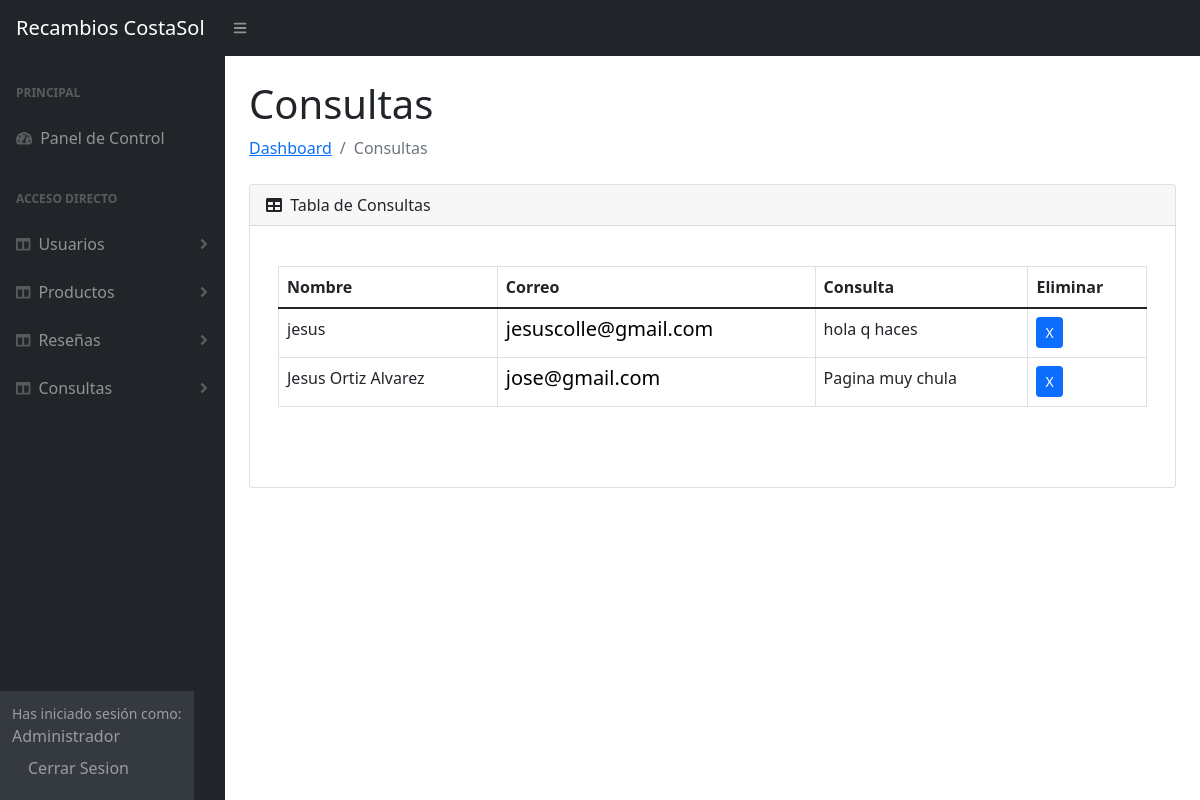
Page /admin/ConsultasAdmin.php on the committed database.
### tables this page shows
CREATE TABLE `consulta` (
  `idConsulta` int(11) NOT NULL,
  `nombre` varchar(100) NOT NULL,
  `correo` varchar(40) NOT NULL,
  `consulta` varchar(2000) NOT NULL
);

### admin/ConsultasAdmin.php (the view, shortened to what this page needs)
<!DOCTYPE html>
<html lang="es">
<head>
    <link href="https://cdn.jsdelivr.net/npm/simple-datatables@latest/dist/style.css" rel="stylesheet" />
    <link href="css/styles.css" rel="stylesheet" />
</head>
<body class="sb-nav-fixed">
    <nav class="sb-topnav navbar navbar-expand navbar-dark bg-dark">
        <a class="navbar-brand ps-3" href="admin2.php">Recambios CostaSol</a>
        <button class="btn btn-link btn-sm order-1 order-lg-0 me-4 me-lg-0" id="sidebarToggle" href="#!"><i
                class="fas fa-bars"></i></button>
    </nav>
    <div id="layoutSidenav">
        <div id="layoutSidenav_nav">
            <nav class="sb-sidenav accordion sb-sidenav-dark" id="sidenavAccordion">
                <div class="sb-sidenav-menu">
                    <div class="nav">
                        <div class="sb-sidenav-menu-heading">Principal</div>
                        <a class="nav-link" href="admin2.php">
                            <div class="sb-nav-link-icon"><i class="fas fa-tachometer-alt"></i></div>
                            Panel de Control
                        </a>
                        <div class="sb-sidenav-menu-heading">Acceso Directo</div>
                        <a class="nav-link collapsed" href="Usuarioadmin.php" >
                            <div class="sb-nav-link-icon"><i class="fas fa-columns"></i></div>
                            Usuarios
                            <div class="sb-sidenav-collapse-arrow"><i class="fas fa-angle-down"></i></div>
                        </a>
                        <a class="nav-link collapsed" href="ProductosAdmin.php">
                            <div class="sb-nav-link-icon"><i class="fas fa-columns"></i></div>
                            Productos
                            <div class="sb-sidenav-collapse-arrow"><i class="fas fa-angle-down"></i></div>
                        </a>
                        <a class="nav-link collapsed" href="reseñasAdmin.php">
                            <div class="sb-nav-link-icon"><i class="fas fa-columns"></i></div>
                            Reseñas
                            <div class="sb-sidenav-collapse-arrow"><i class="fas fa-angle-down"></i></div>
                        </a>
                        <a class="nav-link collapsed" href="ConsultasAdmin.php" >
                            <div class="sb-nav-link-icon"><i class="fas fa-columns"></i></div>
                            Consultas
                            <div class="sb-sidenav-collapse-arrow"><i class="fas fa-angle-down"></i></div>
                        </a>
                    </div>
                    <div class="sb-sidenav-footer">
                        <div class="small">Has iniciado sesión como:</div>
                        Administrador
                        <a class="nav-link collapsed" href="../logout.php" >Cerrar Sesion </a>
                    </div>
            </nav>
        </div>
        <div id="layoutSidenav_content">
            <main>
                <div class="container-fluid px-4">
                    <h1 class="mt-4">Consultas</h1>
                    <ol class="breadcrumb mb-4">
                        <li class="breadcrumb-item"><a href="admin2.php">Dashboard</a></li>
                        <li class="breadcrumb-item active">Consultas</li>
                    </ol>
                    <div class="card mb-4">
                        <div class="card-header">
                            <i class="fas fa-table me-1"></i>
                            Tabla de Consultas
                        </div>
                        <div class="card-body">
                            <div class="site-section">
                                <div class="container">
                                    <div class="row mb-5">
                                        <form class="col-md-12" method="post">
                                            <div class="site-blocks-table">
                                                <table class="table table-bordered">
                                                    <thead>
                                                        <br>
                                                        <tr>
                                                            <th class="product-thumbnail">Nombre</th>
                                                            <th class="product-name">Correo</th>
                                                            <th class="product-price">Consulta</th>
                                                            <th class="product-remove">Eliminar</th>
                                                        </tr>
                                                    </thead>
                                                    <tbody>
                                                <?php
                                                include('db.php');
                                                $res = "SELECT * FROM consulta";
                                                $sql = mysqli_query($conexion, $res);
                                                while ($fila = mysqli_fetch_array($sql)) {
                                                    ?>
                                                        <tr>
                                                            <td class="product-thumbnail">
                                                                <?php echo $fila[1] ?>
                                                            </td>
                                                            <td class="product-name">
                                                                <h2 class="h5 text-black">
                                                                    <?php echo $fila[2] ?>
                                                                </h2>
                                                            </td>
                                                            <td>
                                                                <?php echo $fila[3] ?>
                                                            </td>
                                                            <td><a class="btn btn-primary btn-sm" href=<?php echo"eliminarConAdmin.php?idCon=". $fila['idConsulta']; ?>>X</a></td>
                                                        </tr>
                                                        <?php }
                                                 ?>
                                                    </tbody>
                                                </table>
                                            </div>
                                        </form>
                                    </div>
                                </div>
</body>
</html>

### rows in the picture
consulta: nombre "jesus", correo "jesuscolle@gmail.com", consulta "hola q haces"
consulta: nombre "Jesus Ortiz Alvarez", correo "jose@gmail.com", consulta "Pagina muy chula"
